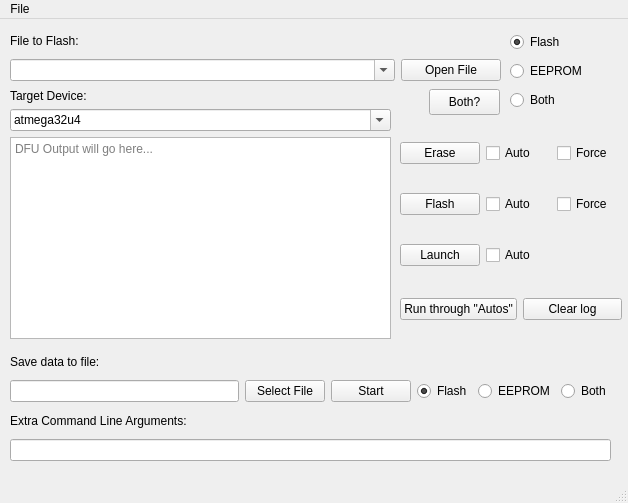
<?xml version="1.0" encoding="UTF-8"?>
<ui version="4.0">
 <class>dfuprogui</class>
 <widget class="QMainWindow" name="dfuprogui">
  <property name="geometry">
   <rect>
    <x>0</x>
    <y>0</y>
    <width>628</width>
    <height>503</height>
   </rect>
  </property>
  <property name="windowTitle">
   <string>dfu-programmer GUI</string>
  </property>
  <property name="windowIcon">
   <iconset theme="cpu">
    <normaloff>.</normaloff>.</iconset>
  </property>
  <widget class="QWidget" name="centralwidget">
   <widget class="QPushButton" name="bothButton">
    <property name="geometry">
     <rect>
      <x>429</x>
      <y>70</y>
      <width>71</width>
      <height>26</height>
     </rect>
    </property>
    <property name="text">
     <string>Both?</string>
    </property>
   </widget>
   <widget class="QWidget" name="layoutWidget">
    <property name="geometry">
     <rect>
      <x>10</x>
      <y>70</y>
      <width>381</width>
      <height>250</height>
     </rect>
    </property>
    <layout class="QVBoxLayout" name="verticalLayout">
     <item>
      <widget class="QLabel" name="label">
       <property name="text">
        <string>Target Device:</string>
       </property>
      </widget>
     </item>
     <item>
      <widget class="QComboBox" name="targetBox">
       <property name="editable">
        <bool>true</bool>
       </property>
       <property name="currentIndex">
        <number>1</number>
       </property>
       <item>
        <property name="text">
         <string>AVR based controllers:</string>
        </property>
       </item>
       <item>
        <property name="text">
         <string>atmega32u4</string>
        </property>
       </item>
       <item>
        <property name="text">
         <string>atmega16u2</string>
        </property>
       </item>
       <item>
        <property name="text">
         <string>atmega16u4</string>
        </property>
       </item>
       <item>
        <property name="text">
         <string>atmega8u2</string>
        </property>
       </item>
       <item>
        <property name="text">
         <string>atmega32u6</string>
        </property>
       </item>
       <item>
        <property name="text">
         <string>at90usb82</string>
        </property>
       </item>
       <item>
        <property name="text">
         <string>at90usb162</string>
        </property>
       </item>
       <item>
        <property name="text">
         <string>at90usb646</string>
        </property>
       </item>
       <item>
        <property name="text">
         <string>at90usb647</string>
        </property>
       </item>
       <item>
        <property name="text">
         <string>at90usb1286-4k</string>
        </property>
       </item>
       <item>
        <property name="text">
         <string>at90usb1287-4k</string>
        </property>
       </item>
       <item>
        <property name="text">
         <string>at90usb1286</string>
        </property>
       </item>
       <item>
        <property name="text">
         <string>at90usb1287</string>
        </property>
       </item>
       <item>
        <property name="text">
         <string>8051 based controllers:</string>
        </property>
       </item>
       <item>
        <property name="text">
         <string>at89c5132</string>
        </property>
       </item>
       <item>
        <property name="text">
         <string>at89c5131</string>
        </property>
       </item>
       <item>
        <property name="text">
         <string>at89c5130</string>
        </property>
       </item>
       <item>
        <property name="text">
         <string>at89c51snd2c</string>
        </property>
       </item>
       <item>
        <property name="text">
         <string>at89c51snd1c</string>
        </property>
       </item>
       <item>
        <property name="text">
         <string>AVR32 based controllers:</string>
        </property>
       </item>
       <item>
        <property name="text">
         <string>at32uc3a0128</string>
        </property>
       </item>
       <item>
        <property name="text">
         <string>at32uc3a1128</string>
        </property>
       </item>
       <item>
        <property name="text">
         <string>at32uc3a0256</string>
        </property>
       </item>
       <item>
        <property name="text">
         <string>at32uc3a1256</string>
        </property>
       </item>
       <item>
        <property name="text">
         <string>at32uc3a0512</string>
        </property>
       </item>
       <item>
        <property name="text">
         <string>at32uc3a1512</string>
        </property>
       </item>
       <item>
        <property name="text">
         <string>at32uc3a0512es</string>
        </property>
       </item>
       <item>
        <property name="text">
         <string>at32uc3a1512es</string>
        </property>
       </item>
       <item>
        <property name="text">
         <string>at32uc3a364</string>
        </property>
       </item>
       <item>
        <property name="text">
         <string>at32uc3a364s</string>
        </property>
       </item>
       <item>
        <property name="text">
         <string>at32uc3a3128</string>
        </property>
       </item>
       <item>
        <property name="text">
         <string>at32uc3a3128s</string>
        </property>
       </item>
       <item>
        <property name="text">
         <string>at32uc3a3256</string>
        </property>
       </item>
       <item>
        <property name="text">
         <string>at32uc3a3256s</string>
        </property>
       </item>
       <item>
        <property name="text">
         <string>at32uc3a4256s</string>
        </property>
       </item>
       <item>
        <property name="text">
         <string>at32uc3b064</string>
        </property>
       </item>
       <item>
        <property name="text">
         <string>at32uc3b164</string>
        </property>
       </item>
       <item>
        <property name="text">
         <string>at32uc3b0128</string>
        </property>
       </item>
       <item>
        <property name="text">
         <string>at32uc3b1128</string>
        </property>
       </item>
       <item>
        <property name="text">
         <string>at32uc3b0256</string>
        </property>
       </item>
       <item>
        <property name="text">
         <string>at32uc3b1256</string>
        </property>
       </item>
       <item>
        <property name="text">
         <string>at32uc3b0256es</string>
        </property>
       </item>
       <item>
        <property name="text">
         <string>at32uc3b1256es</string>
        </property>
       </item>
       <item>
        <property name="text">
         <string>at32uc3b0512</string>
        </property>
       </item>
       <item>
        <property name="text">
         <string>at32uc3b1512</string>
        </property>
       </item>
       <item>
        <property name="text">
         <string>at32uc3c064</string>
        </property>
       </item>
       <item>
        <property name="text">
         <string>at32uc3c0128</string>
        </property>
       </item>
       <item>
        <property name="text">
         <string>at32uc3c0256</string>
        </property>
       </item>
       <item>
        <property name="text">
         <string>at32uc3c0512</string>
        </property>
       </item>
       <item>
        <property name="text">
         <string>at32uc3c164</string>
        </property>
       </item>
       <item>
        <property name="text">
         <string>at32uc3c1128</string>
        </property>
       </item>
       <item>
        <property name="text">
         <string>at32uc3c1256</string>
        </property>
       </item>
       <item>
        <property name="text">
         <string>at32uc3c1512</string>
        </property>
       </item>
       <item>
        <property name="text">
         <string>at32uc3c264</string>
        </property>
       </item>
       <item>
        <property name="text">
         <string>at32uc3c2128</string>
        </property>
       </item>
       <item>
        <property name="text">
         <string>at32uc3c2256</string>
        </property>
       </item>
       <item>
        <property name="text">
         <string>at32uc3c2512</string>
        </property>
       </item>
       <item>
        <property name="text">
         <string>XMEGA based controllers:</string>
        </property>
       </item>
       <item>
        <property name="text">
         <string>atxmega64a1u</string>
        </property>
       </item>
       <item>
        <property name="text">
         <string>atxmega128a1u</string>
        </property>
       </item>
       <item>
        <property name="text">
         <string>atxmega64a3u</string>
        </property>
       </item>
       <item>
        <property name="text">
         <string>atxmega128a3u</string>
        </property>
       </item>
       <item>
        <property name="text">
         <string>atxmega192a3u</string>
        </property>
       </item>
       <item>
        <property name="text">
         <string>atxmega256a3u</string>
        </property>
       </item>
       <item>
        <property name="text">
         <string>atxmega16a4u</string>
        </property>
       </item>
       <item>
        <property name="text">
         <string>atxmega32a4u</string>
        </property>
       </item>
       <item>
        <property name="text">
         <string>atxmega64a4u</string>
        </property>
       </item>
       <item>
        <property name="text">
         <string>atxmega128a4u</string>
        </property>
       </item>
       <item>
        <property name="text">
         <string>atxmega256a3bu</string>
        </property>
       </item>
       <item>
        <property name="text">
         <string>atxmega64b1</string>
        </property>
       </item>
       <item>
        <property name="text">
         <string>atxmega128b1</string>
        </property>
       </item>
       <item>
        <property name="text">
         <string>atxmega64b3</string>
        </property>
       </item>
       <item>
        <property name="text">
         <string>atxmega128b3</string>
        </property>
       </item>
       <item>
        <property name="text">
         <string>atxmega64c3</string>
        </property>
       </item>
       <item>
        <property name="text">
         <string>atxmega128c3</string>
        </property>
       </item>
       <item>
        <property name="text">
         <string>atxmega256c3</string>
        </property>
       </item>
       <item>
        <property name="text">
         <string>atxmega384c3</string>
        </property>
       </item>
       <item>
        <property name="text">
         <string>atxmega16c4</string>
        </property>
       </item>
       <item>
        <property name="text">
         <string>atxmega32c4</string>
        </property>
       </item>
      </widget>
     </item>
     <item>
      <widget class="QPlainTextEdit" name="dfuOutput">
       <property name="readOnly">
        <bool>true</bool>
       </property>
       <property name="placeholderText">
        <string>DFU Output will go here...</string>
       </property>
      </widget>
     </item>
    </layout>
   </widget>
   <widget class="QWidget" name="layoutWidget">
    <property name="geometry">
     <rect>
      <x>400</x>
      <y>100</y>
      <width>221</width>
      <height>171</height>
     </rect>
    </property>
    <layout class="QGridLayout" name="gridLayout">
     <item row="1" column="1">
      <widget class="QCheckBox" name="autoFlash">
       <property name="text">
        <string>Auto</string>
       </property>
      </widget>
     </item>
     <item row="0" column="2">
      <widget class="QCheckBox" name="forceErase">
       <property name="text">
        <string>Force</string>
       </property>
      </widget>
     </item>
     <item row="0" column="0">
      <widget class="QPushButton" name="eraseButton">
       <property name="enabled">
        <bool>true</bool>
       </property>
       <property name="text">
        <string>Erase</string>
       </property>
      </widget>
     </item>
     <item row="1" column="2">
      <widget class="QCheckBox" name="forceFlash">
       <property name="text">
        <string>Force</string>
       </property>
      </widget>
     </item>
     <item row="0" column="1">
      <widget class="QCheckBox" name="autoErase">
       <property name="text">
        <string>Auto</string>
       </property>
      </widget>
     </item>
     <item row="2" column="0">
      <widget class="QPushButton" name="launchButton">
       <property name="text">
        <string>Launch</string>
       </property>
       <property name="shortcut">
        <string>Ctrl+L</string>
       </property>
      </widget>
     </item>
     <item row="1" column="0">
      <widget class="QPushButton" name="flashButton">
       <property name="text">
        <string>Flash</string>
       </property>
       <property name="shortcut">
        <string>Ctrl+F</string>
       </property>
      </widget>
     </item>
     <item row="2" column="1">
      <widget class="QCheckBox" name="autoLaunch">
       <property name="text">
        <string>Auto</string>
       </property>
      </widget>
     </item>
    </layout>
   </widget>
   <widget class="QWidget" name="layoutWidget">
    <property name="geometry">
     <rect>
      <x>10</x>
      <y>10</y>
      <width>491</width>
      <height>52</height>
     </rect>
    </property>
    <layout class="QGridLayout" name="gridLayout_2">
     <item row="0" column="0">
      <widget class="QLabel" name="label_2">
       <property name="text">
        <string>File to Flash:</string>
       </property>
      </widget>
     </item>
     <item row="1" column="0">
      <widget class="QComboBox" name="fileComboBox">
       <property name="editable">
        <bool>true</bool>
       </property>
      </widget>
     </item>
     <item row="1" column="1">
      <widget class="QPushButton" name="openFileButton">
       <property name="maximumSize">
        <size>
         <width>100</width>
         <height>16777215</height>
        </size>
       </property>
       <property name="text">
        <string>Open File</string>
       </property>
       <property name="shortcut">
        <string>Ctrl+O</string>
       </property>
      </widget>
     </item>
    </layout>
   </widget>
   <widget class="QWidget" name="layoutWidget">
    <property name="geometry">
     <rect>
      <x>510</x>
      <y>10</y>
      <width>104</width>
      <height>86</height>
     </rect>
    </property>
    <layout class="QVBoxLayout" name="verticalLayout_2">
     <item>
      <widget class="QRadioButton" name="radioFlashLoad">
       <property name="text">
        <string>Flash</string>
       </property>
       <property name="checked">
        <bool>true</bool>
       </property>
      </widget>
     </item>
     <item>
      <widget class="QRadioButton" name="radioEEPROMLoad">
       <property name="text">
        <string>EEPROM</string>
       </property>
      </widget>
     </item>
     <item>
      <widget class="QRadioButton" name="radioBothLoad">
       <property name="text">
        <string>Both</string>
       </property>
      </widget>
     </item>
    </layout>
   </widget>
   <widget class="QWidget" name="layoutWidget">
    <property name="geometry">
     <rect>
      <x>400</x>
      <y>270</y>
      <width>222</width>
      <height>41</height>
     </rect>
    </property>
    <layout class="QHBoxLayout" name="horizontalLayout_4">
     <item>
      <widget class="QPushButton" name="autoButton">
       <property name="text">
        <string>Run through &quot;Autos&quot;</string>
       </property>
       <property name="shortcut">
        <string>Ctrl+U</string>
       </property>
      </widget>
     </item>
     <item>
      <widget class="QPushButton" name="clearOutputButton">
       <property name="text">
        <string>Clear log</string>
       </property>
      </widget>
     </item>
    </layout>
   </widget>
   <widget class="QWidget" name="layoutWidget">
    <property name="geometry">
     <rect>
      <x>10</x>
      <y>330</y>
      <width>601</width>
      <height>112</height>
     </rect>
    </property>
    <layout class="QVBoxLayout" name="verticalLayout_3">
     <item>
      <widget class="QLabel" name="saveLabel">
       <property name="text">
        <string>Save data to file:</string>
       </property>
      </widget>
     </item>
     <item>
      <layout class="QHBoxLayout" name="horizontalLayout_3">
       <item>
        <layout class="QHBoxLayout" name="horizontalLayout">
         <item>
          <widget class="QLineEdit" name="saveFileEdit"/>
         </item>
         <item>
          <widget class="QPushButton" name="saveFileSelect">
           <property name="text">
            <string>Select File</string>
           </property>
          </widget>
         </item>
         <item>
          <widget class="QPushButton" name="saveFileStart">
           <property name="text">
            <string>Start</string>
           </property>
          </widget>
         </item>
        </layout>
       </item>
       <item>
        <layout class="QHBoxLayout" name="horizontalLayout_2">
         <item>
          <widget class="QRadioButton" name="radioFlashSave">
           <property name="text">
            <string>Flash</string>
           </property>
           <property name="checked">
            <bool>true</bool>
           </property>
          </widget>
         </item>
         <item>
          <widget class="QRadioButton" name="radioEEPROMSave">
           <property name="text">
            <string>EEPROM</string>
           </property>
          </widget>
         </item>
         <item>
          <widget class="QRadioButton" name="radioBothSave">
           <property name="text">
            <string>Both</string>
           </property>
          </widget>
         </item>
        </layout>
       </item>
      </layout>
     </item>
     <item>
      <widget class="QLabel" name="label_3">
       <property name="text">
        <string>Extra Command Line Arguments:</string>
       </property>
      </widget>
     </item>
     <item>
      <widget class="QLineEdit" name="extraArgumentsField"/>
     </item>
    </layout>
   </widget>
  </widget>
  <widget class="QMenuBar" name="menubar">
   <property name="geometry">
    <rect>
     <x>0</x>
     <y>0</y>
     <width>628</width>
     <height>23</height>
    </rect>
   </property>
   <widget class="QMenu" name="menuFile">
    <property name="title">
     <string>File</string>
    </property>
    <addaction name="actionClear_Recent_Files"/>
    <addaction name="actionAbout"/>
    <addaction name="actionQuit"/>
   </widget>
   <addaction name="menuFile"/>
  </widget>
  <widget class="QStatusBar" name="statusbar"/>
  <action name="actionClear_Recent_Files">
   <property name="text">
    <string>Clear Recent Files</string>
   </property>
  </action>
  <action name="actionQuit">
   <property name="text">
    <string>Quit</string>
   </property>
   <property name="shortcut">
    <string>Ctrl+Q</string>
   </property>
  </action>
  <action name="actionAbout">
   <property name="text">
    <string>About</string>
   </property>
  </action>
 </widget>
 <resources/>
 <connections/>
</ui>
